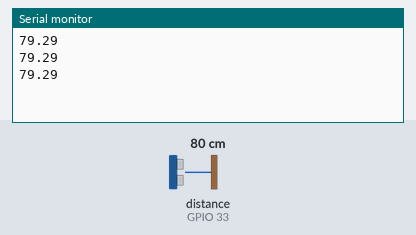
Simulated run of this sketch. Board: ESP32. On the bench: the last lines printed to the serial monitor. Wiring (inferred from the names in the program): ultrasonic range finder: trigger GPIO 25; echo GPIO 33. The test bench sets the inputs (shaded band); at power-on: distance to the obstacle (sensor on GPIO 33) 80 cm. The echo pulse lasts 58.3 µs per cm.

Above: at 1.2 s.
1.3 s: distance to the obstacle (sensor on GPIO 33) set to 4 cm
At 1.88 s:
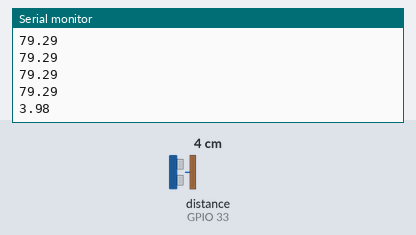
2.8 s: distance to the obstacle (sensor on GPIO 33) set to 9 cm
At 3.08 s:
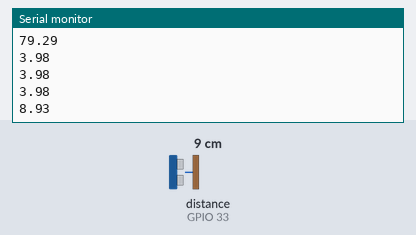
Timing chart, 0 to 5.8 s (numbered marks = the images above; inputs shaded):
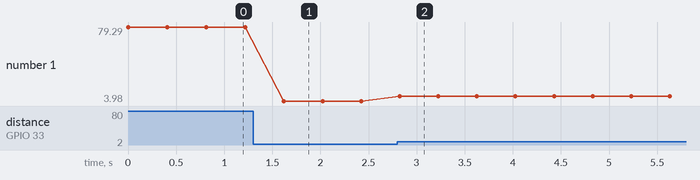

Measured:
- after the input at 1.3 s, the serial monitor: prints a new line after 0.32 s (image 1)
- after the input at 2.8 s, the serial monitor: prints a new line at once (image 2)
- plotted number 1: 79.29 → 3.98 after the input at 1.3 s, 3.98 → 8.93 after the input at 2.8 s

The sketch:

ultrasonic_sensor.ino
```cpp
const int echoPin = 33;
const int trigPin = 25;

unsigned long previousMillis = 0;
const unsigned long interval = 400;  // Interval between readings in milliseconds
bool plotterMode = true;  // Set this to true for plotting, false for regular serial output

void setup() {
  Serial.begin(115200);                  // Higher baud rate for ESP32
  pinMode(echoPin, INPUT);
  pinMode(trigPin, OUTPUT);

  if (!plotterMode) {   // Only print header if not in plotter mode
    Serial.println("Ultrasonic Distance Sensor");
    Serial.println("-------------------------");
  }
}

void loop() {
  float distance = readDistance();

  if (distance >= 0) {
    if (plotterMode) {
      Serial.println(distance);  // Just print the distance value for plotting
    } else {
      Serial.print("Distance: ");
      Serial.print(distance);
      Serial.println(" cm");
    }
  }

  delay(400);  // Short delay for smoother plotting
}

// Function to read the sensor data and calculate the distance
float readDistance() {
  digitalWrite(trigPin, LOW);
  delayMicroseconds(2);

  digitalWrite(trigPin, HIGH);
  delayMicroseconds(10);
  digitalWrite(trigPin, LOW);

  long duration = pulseIn(echoPin, HIGH, 30000);

  if (duration == 0) {
    if (!plotterMode) Serial.println("Error: No pulse received");
    return -1;
  }

  float distance = duration * 0.034 / 2;

  if (distance > 400 || distance < 2) {  // Out of range handling
    return -1;
  }

  return distance;
}
```
